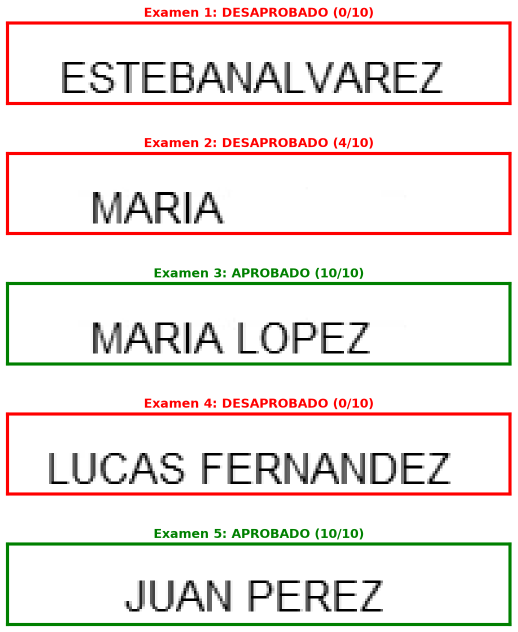
#> input picture images/output/problema_2.png, 1035 x 1264 px (shown at 1/2 size)
$ python -i problema_2.py   (imports and definitions only)   (older library calls are emulated)
#> lines starting #> are read from the running program, lines starting #| are printed output that depends on the picture; after the words box and inside, x2 and y2 are one past the last pixel; in counts of white or black regions, pixels touching at a corner belong together
"""
Problema 2 - Corrección de multiple choice
===========================================

Corrección automática de exámenes multiple choice de 10 preguntas
(opciones A, B, C, D) tomando como única entrada la imagen de cada examen.

Respuestas correctas: 1.C 2.B 3.A 4.D 5.B 6.B 7.A 8.B 9.D 10.D

Estructura del script:
    Punto a - Corrección de las respuestas (OK/MAL)
    Punto b - Validación de los datos del encabezado
    Punto c - Evaluación de los exámenes resueltos
    Punto d - Imagen de salida con aprobados y desaprobados
"""

import cv2
import numpy as np
import matplotlib.pyplot as plt


RESPUESTAS_CORRECTAS = [
    'C', 'B', 'A', 'D', 'B',
    'B', 'A', 'B', 'D', 'D'
]

UMBRAL_APROBADO = 6


# ---------------------------------------------------------------------------
# Punto a - Corrección de las respuestas (OK/MAL)
# ---------------------------------------------------------------------------
#
# Se detectan las celdas de cada pregunta a partir de las líneas verticales y
# horizontales (sumando los píxeles por fila y por columna), se aísla la
# respuesta marcada en cada una y se identifica la opción elegida. Luego se
# compara con las respuestas correctas mostrando OK o MAL por pregunta.


def agrupar_indices(indices):
    """
    Agrupa índices consecutivos en intervalos.

    Recibe un array de índices (por ejemplo, filas o columnas que contienen
    una línea negra) y devuelve una lista de tuplas (inicio, fin) donde cada
    tupla representa una corrida de índices consecutivos. Se usa para pasar
    de "estas filas tienen tinta" a "hay una línea entre la fila X y la Y".

    Ejemplo: [3, 4, 5, 10, 11] -> [(3, 5), (10, 11)]
    """

    grupos = []

    if len(indices) == 0:
        return grupos

    inicio = indices[0]
    anterior = indices[0]

    for indice in indices[1:]:
        if indice == anterior + 1:
            anterior = indice
        else:
            grupos.append((inicio, anterior))
            inicio = indice
            anterior = indice

    grupos.append((inicio, anterior))

    return grupos


def obtener_cuadrantes(img, grupos_x, grupos_y):
    """
    Recorta las 10 celdas de preguntas de la grilla del examen.

    El examen está organizado en una grilla de 5 filas x 2 columnas de
    preguntas. `grupos_x` y `grupos_y` son los intervalos (inicio, fin) de
    las líneas verticales y horizontales que arman esa grilla (obtenidos con
    `agrupar_indices`). Cada cuadrante se recorta hacia adentro del borde de
    sus líneas, con un margen proporcional a la resolución de la imagen
    (0.3% de su ancho/alto), para no incluir la línea misma en el recorte
    sin importar el tamaño en píxeles de la imagen de entrada.

    El orden de recorrido es fila por fila y, dentro de cada fila, primero
    la columna izquierda (columna == 0) y después la derecha, por lo que la
    lista resultante NO respeta todavía la numeración real de las preguntas
    (eso se reordena después, en `procesar_examen`).
    """

    cuadrantes = []

    # Márgenes proporcionales a la resolución
    margen_x = int(img.shape[1] * 0.003)
    margen_y = int(img.shape[0] * 0.003)

    for fila in range(5):
        for columna in range(2):

            if columna == 0:
                x_inicio = grupos_x[0][1] + margen_x
                x_fin    = grupos_x[1][0] - margen_x
            else:
                x_inicio = grupos_x[2][1] + margen_x
                x_fin    = grupos_x[3][0] - margen_x

            y_inicio = grupos_y[fila][1]     + margen_y
            y_fin    = grupos_y[fila + 1][0] - margen_y

            cuadrante = img[
                y_inicio:y_fin,
                x_inicio:x_fin
            ]

            cuadrantes.append(cuadrante)

    return cuadrantes


# [214 lines left out: functions recortar_respuesta, detectar_linea_respuesta, obtener_respuesta, not called in this run]


def procesar_examen(ruta_imagen):
    """
    Carga un examen y extrae sus 10 respuestas, en orden de pregunta.

    Pasos:
        1. Cargar la imagen en escala de grises y binarizarla.
        2. Sumar píxeles negros por fila y por columna (proyecciones) para
           encontrar dónde están las líneas de la grilla: una fila/columna
           que acumula muchos píxeles negros es parte de una línea. El
           umbral para considerarla "línea" es proporcional al tamaño de la
           imagen (40% del alto o del ancho), en vez de un número fijo de
           píxeles, para no depender de la resolución del escaneo.
        3. Agrupar esas filas/columnas en intervalos con `agrupar_indices`
           para obtener la posición de cada línea de la grilla.
        4. Recortar las 10 celdas de pregunta con `obtener_cuadrantes`.
        5. Extraer la respuesta marcada de cada celda con `obtener_respuesta`.
        6. Reordenar la lista de respuestas: `obtener_cuadrantes` las entrega
           en orden fila-por-fila (columna izquierda primero), pero la
           numeración real del examen intercala ambas columnas
           (1-5 en la izquierda, 6-10 en la derecha), así que se reindexan
           a la numeración 1 a 10.
    """
#> called with ruta_imagen = '../images/output/problema_2.png'

    img = cv2.imread(
        ruta_imagen,
        cv2.IMREAD_GRAYSCALE
    )
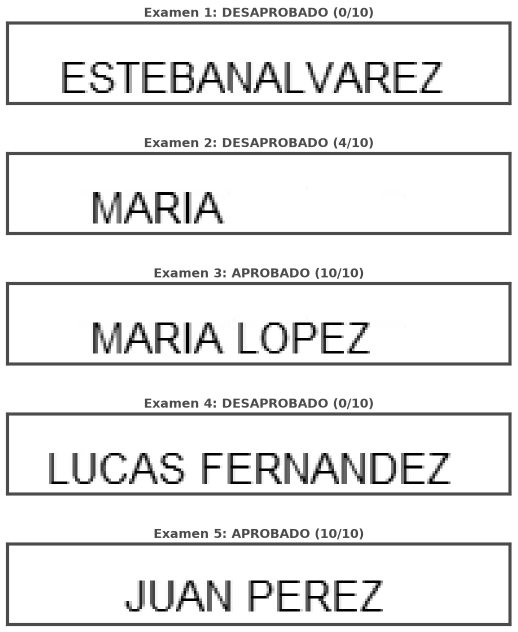
#> img: shape (1264, 1035) (shown at 1/2 size); min 0, max 255, mean 232.7

    # Binarización
    _, binary = cv2.threshold(
        img,
        127,
        255,
        cv2.THRESH_BINARY
    )
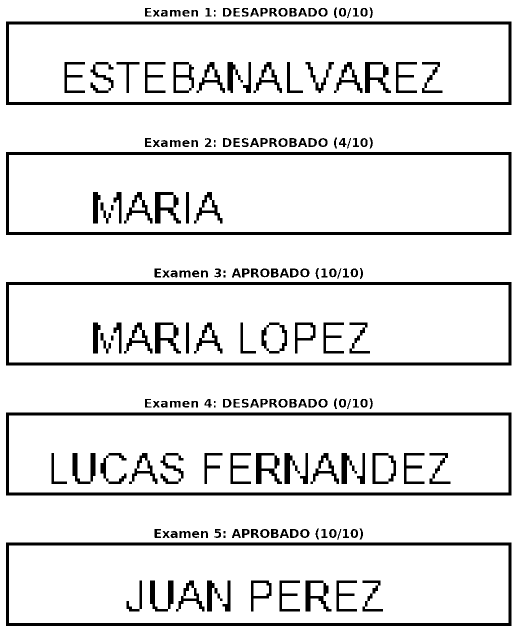
#> binary: shape (1264, 1035) (shown at 1/2 size); 89.8% white; 193 black regions (6 under 20 px), largest, box (x1, y1, x2, y2) and area: (12, 43, 1023, 210) 13992, (12, 564, 1023, 731) 13992, (12, 1085, 1023, 1252) 13992

    # Proyecciones
    proyeccion_x = np.sum(
        binary == 0,
        axis=0
    )
#> proyeccion_x = 1035 values, max 833 at index 12, min 0 at index 0, mean 129.4

    proyeccion_y = np.sum(
        binary == 0,
        axis=1
    )
#> proyeccion_y = 1264 values, max 1011 at index 43, min 0 at index 0, mean 106

    # Umbrales proporcionales: una línea completa de la grilla recorre casi
    # todo el alto (para una línea vertical) o el ancho (para una línea
    # horizontal) de la imagen, así que se pide que la cantidad de píxeles
    # negros supere el 40% de esa dimensión.
    umbral_x = int(img.shape[0] * 0.4)
#> umbral_x = 505
    umbral_y = int(img.shape[1] * 0.4)
#> umbral_y = 414

    # Detección de líneas
    lineas_x = np.where(
        proyeccion_x >= umbral_x
    )[0]
#> lineas_x = [12, 13, 14, 15, 16, 17, 1017, 1018, 1019, 1020, 1021, 1022]

    lineas_y = np.where(
        proyeccion_y >= umbral_y
    )[0]
#> lineas_y = 60 values from 43 to 1251

    grupos_x = agrupar_indices(
        lineas_x
    )
#> in agrupar_indices, `inicio = indices[0]`: inicio = 12
#> the loop in agrupar_indices, `for indice in indices[1:]:` made 11 passes
#> (indice, inicio, anterior) on pass 6: (1017, 1017, 1017)
#> (indice, anterior) on passes 1, 2, 3, 4, 5, 7: (13, 13), (14, 14), (15, 15), (16, 16), (17, 17), (1018, 1018)
#> after the loop in agrupar_indices, `for indice in indices[1:]:`: grupos = [(12, 17)]
#> grupos_x = [(12, 17), (1017, 1022)]

    grupos_y = agrupar_indices(
        lineas_y
    )
#> the loop in agrupar_indices (call 2), `for indice in indices[1:]:` made 59 passes
#> (indice, inicio, anterior) on passes 6, 12, 18, 24, 30, 36, 42, 48, 54: (204, 204, 204), (304, 304, 304), (464, 464, 464), (564, 564, 564), (725, 725, 725), (825, 825, 825), (985, 985, 985), (1085, 1085, 1085), (1246, 1246, 1246)
#> (indice, anterior) on passes 1, 2, 3, 4, 5, 7: (44, 44), (45, 45), (46, 46), (47, 47), (48, 48), (205, 205)
#> grupos_y = [(43, 48), (204, 209), (304, 309), (464, 469), (564, 569), (725, 730), (825, 830), (985, 990), (1085, 1090), (1246, 1251)]

    # Extracción de cuadrantes (se descarta grupos_y[0], que corresponde
    # al subrayado del encabezado, no a la grilla de preguntas)
    cuadrantes = obtener_cuadrantes(
        img,
        grupos_x,
        grupos_y[1:]
    )
#> after the loop in obtener_cuadrantes, `for fila in range(5):`: cuadrantes = 1 item

    # Detección de respuestas
    respuestas = []

    for cuadrante in cuadrantes:

        respuesta = obtener_respuesta(
            cuadrante
        )

        respuestas.append(
            respuesta
        )

    # Reordenar según la numeración real: la columna izquierda trae las
    # preguntas 1,3,5,7,9 (índices 0,2,4,6,8) y la columna derecha trae
    # 2,4,6,8,10 (índices 1,3,5,7,9), entrelazadas fila por fila.
    respuestas = [
        respuestas[0],  # Pregunta 1
        respuestas[2],  # Pregunta 2
        respuestas[4],  # Pregunta 3
        respuestas[6],  # Pregunta 4
        respuestas[8],  # Pregunta 5
        respuestas[1],  # Pregunta 6
        respuestas[3],  # Pregunta 7
        respuestas[5],  # Pregunta 8
        respuestas[7],  # Pregunta 9
        respuestas[9]   # Pregunta 10
    ]

    return img, cuadrantes, respuestas


# [397 lines left out: functions obtener_descriptor, crear_referencias, identificar_respuesta, corregir_examen, detectar_lineas_encabezado, segmentar_caracteres and 5 more, not called in this run]


# ---------------------------------------------------------------------------
# Ejecución principal
# ---------------------------------------------------------------------------

# [36 lines not run here, left out]

#> (the run stopped early here; a loop or call above may not have finished)

$ run again, on images/output/problema_1.png
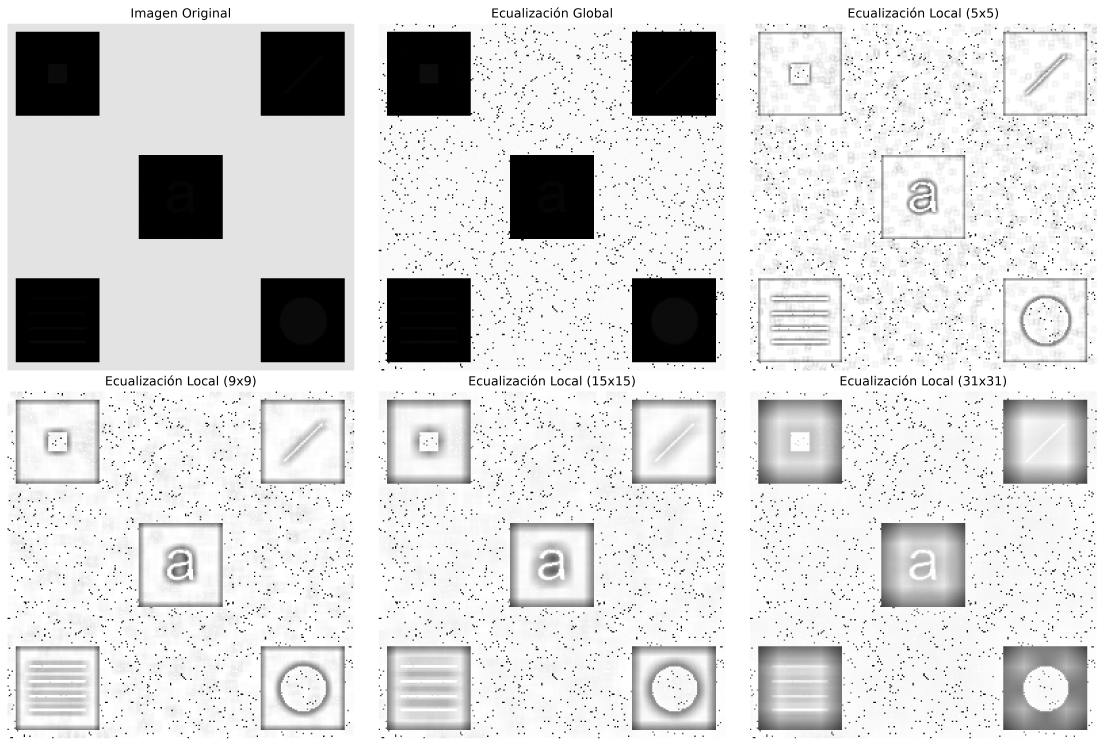
#> input picture images/output/problema_1.png, 4416 x 2983 px (shown at 1/4 size)
#> in procesar_examen, img is the input picture: shape (2983, 4416); min 0, max 255, mean 215.8
#> in procesar_examen, `_, binary = cv2.threshold( img, 127, 255, cv2.THRESH_BINARY )`:
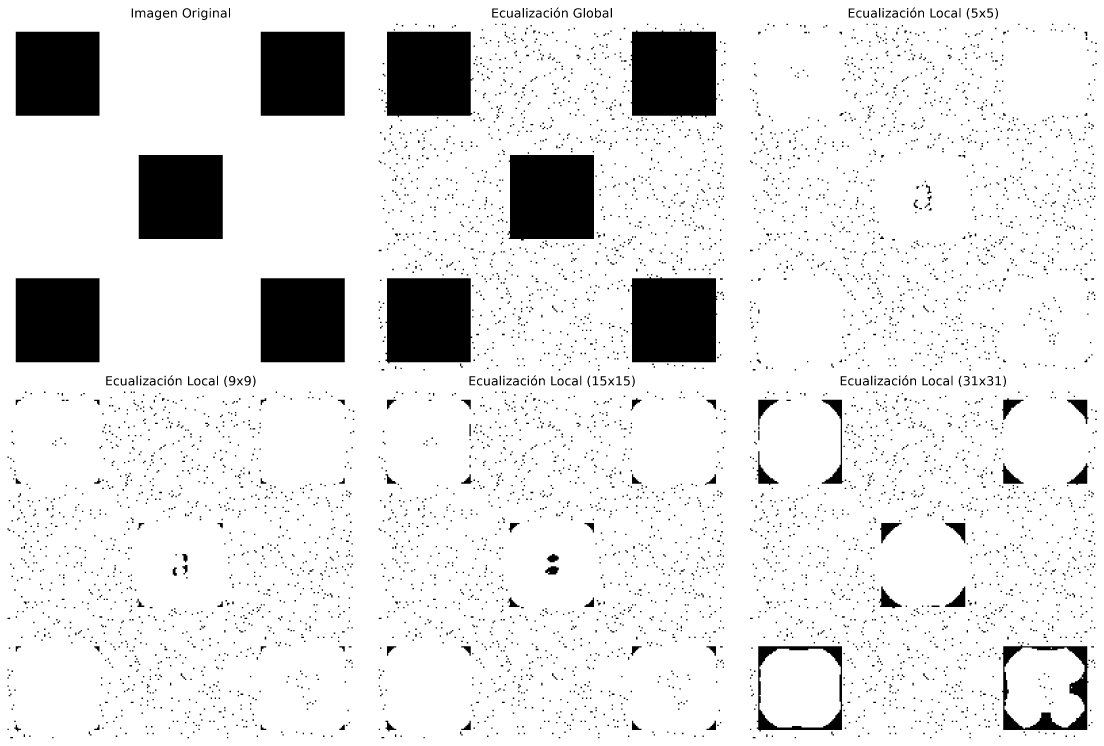
#> binary: shape (2983, 4416) (shown at 1/4 size); 89% white; 5463 black regions, largest, box (x1, y1, x2, y2) and area: (2523, 122, 2869, 469) 113273, (2030, 620, 2376, 962) 113092, (2523, 1108, 2869, 1449) 113086
#> proyeccion_x = 4416 values, max 946 at index 1878, min 0 at index 0, mean 328.6
#> proyeccion_y = 2983 values, max 1493 at index 1113, min 0 at index 0, mean 486.4
#> lineas_x = empty array
#> grupos_x = []
